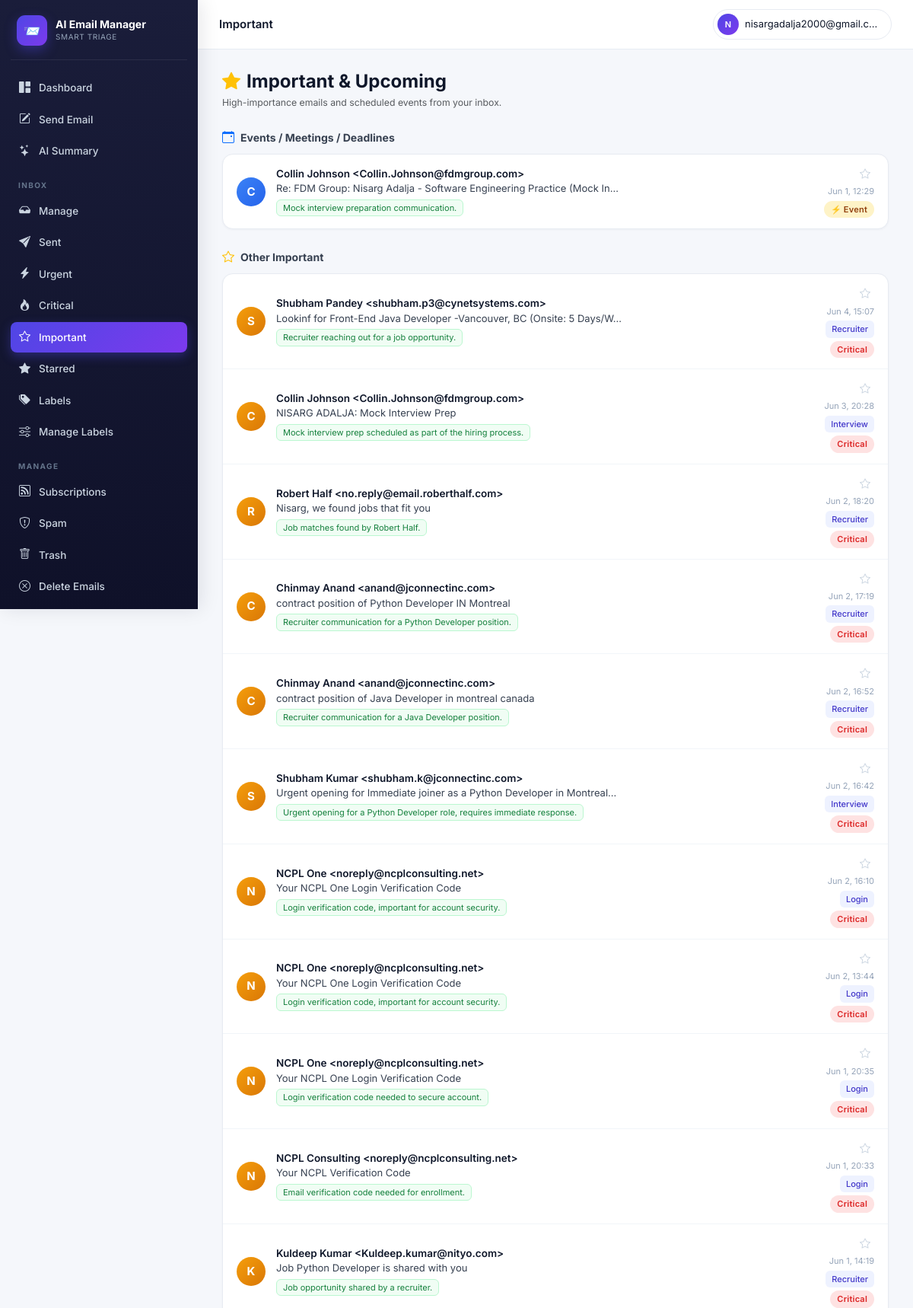
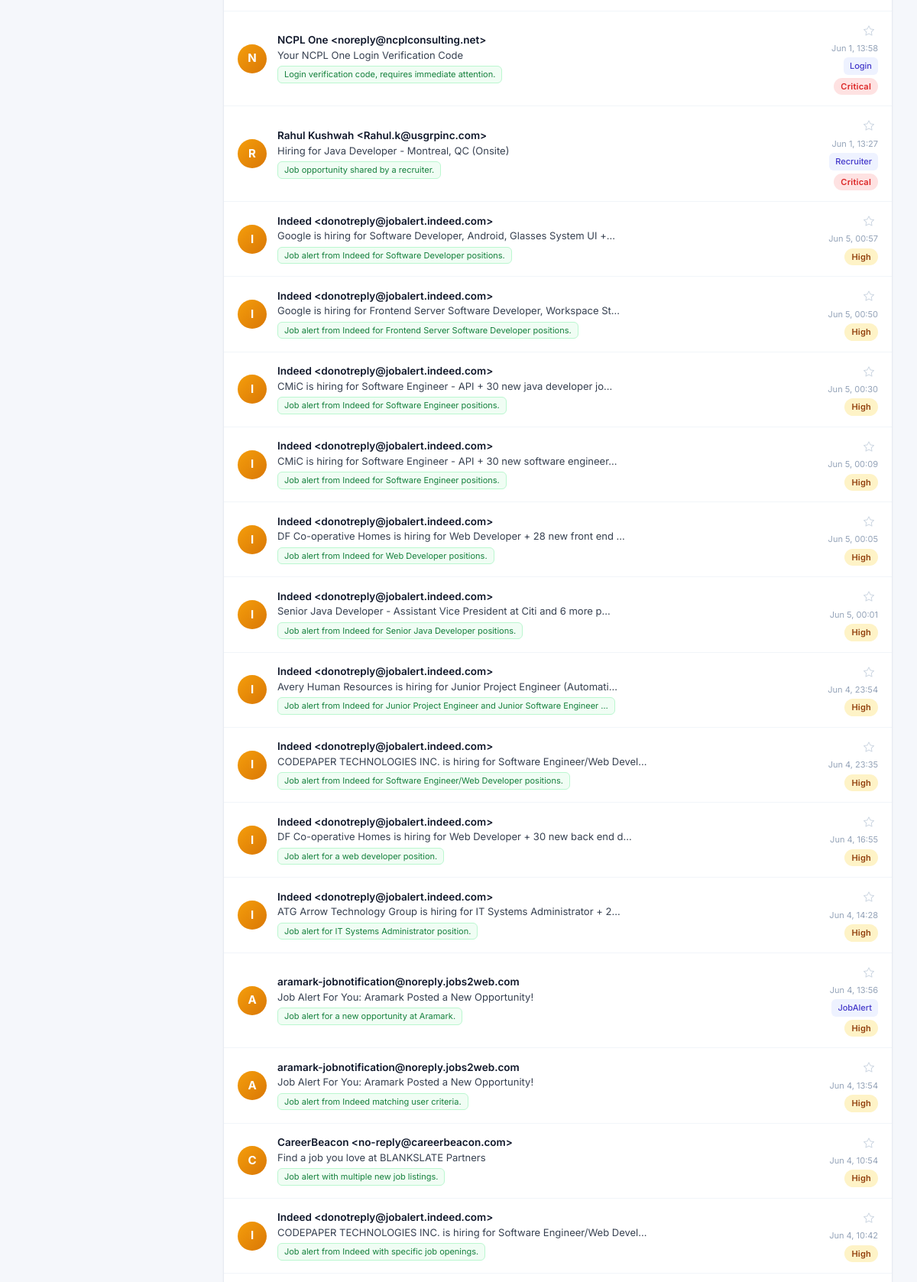
Screenshot of /accounts/important/ (signed in, upper part) with the database file from the repository (2 pictures, top to bottom).
### accounts/models.py (models this page shows, shortened)
class ClassifiedEmail(models.Model):
    user            = models.ForeignKey(User, on_delete=models.CASCADE, related_name="classified_emails")
    gmail_id        = models.CharField(max_length=64)
    thread_id       = models.CharField(max_length=64, blank=True)
    subject         = models.CharField(max_length=500, blank=True)
    sender          = models.CharField(max_length=300, blank=True)
    sender_email    = models.CharField(max_length=200, blank=True)
    snippet         = models.TextField(blank=True)
    received_at     = models.DateTimeField(null=True, blank=True)
    category        = models.ForeignKey(EmailCategory, on_delete=models.SET_NULL, null=True, blank=True)
    custom_category = models.ForeignKey(UserCustomCategory, on_delete=models.SET_NULL, null=True, blank=True)
    importance      = models.IntegerField(default=3)
    is_urgent       = models.BooleanField(default=False)
    is_event        = models.BooleanField(default=False)
    event_when      = models.CharField(max_length=120, blank=True)
    reason          = models.TextField(blank=True)
    action_taken    = models.CharField(max_length=16, default="kept")
    unsubscribe_url = models.URLField(max_length=1000, blank=True)
    classified_at   = models.DateTimeField(auto_now_add=True)
    class Meta:
        unique_together = [("user", "gmail_id")]
        indexes = [models.Index(fields=["user", "-received_at"])]

class EmailCategory(models.Model):
    slug         = models.SlugField(max_length=64, unique=True)
    name         = models.CharField(max_length=120)
    short_label  = models.CharField(max_length=32)
    group        = models.CharField(max_length=64)
    description  = models.TextField(blank=True)
    default_tier = models.CharField(max_length=16, choices=TIER_CHOICES, default="normal")

### accounts/views.py (the view)
# urls.py: path("important/",        views.important_view,  name="important"),
@login_required
def important_view(request):
    base = (ClassifiedEmail.objects.filter(user=request.user, importance__gte=4)
            .select_related("category"))
    events = base.filter(is_event=True).order_by("-importance", "-received_at")[:50]
    others = base.filter(is_event=False).order_by("-importance", "-received_at")[:50]
    return render(request, "important.html", {"events": events, "others": others})

### accounts/context_processors.py (called while the page is built)
def active_job(request):
    if not request.user.is_authenticated:
        return {}
    job = (ClassificationJob.objects
           .filter(user=request.user, status__in=["pending", "running"])
           .order_by("-id").first())
    return {"global_active_job": job}

### templates/important.html (shortened to what this page needs)
{% extends "base.html" %}{% block title %}Important{% endblock %}
{% block topbar_title %}Important{% endblock %}
{% block body %}
<div class="mb-4">
  <h4 class="mb-1 fw-bold" style="color:#0f172a"><i class="bi bi-star-fill text-warning me-2"></i>Important & Upcoming</h4>
  <p class="text-muted small mb-0">High-importance emails and scheduled events from your inbox.</p>
</div>
{% if events %}
<div class="mb-4">
  <div class="imp-section-title"><i class="bi bi-calendar-event text-primary"></i> Events / Meetings / Deadlines</div>
  <div class="card-modern p-0">
    <ul class="elist">
      {% for e in events %}
        <li class="elist-item" onclick="window.location='{% url 'email_detail' e.gmail_id %}?back=important'">
          <div class="elist-avatar" style="background:linear-gradient(135deg,#3b82f6,#2563eb)">{{ e.sender|slice:":1"|upper }}</div>
          <div class="elist-body">
            <div class="elist-sender">{{ e.sender|truncatechars:45 }}</div>
            <div class="elist-subject">{{ e.subject|truncatechars:70 }}</div>
            {% if e.reason %}<span class="reason-chip">{{ e.reason|truncatechars:80 }}</span>{% endif %}
          </div>
          <div class="elist-meta">
            <button class="star-btn" data-mid="{{ e.gmail_id }}" data-starred="0" onclick="toggleStar(event,this)" title="Star this email"><i class="bi bi-star"></i></button>
            <span class="elist-time local-ts" data-ts="{{ e.received_at|date:'c' }}">{{ e.received_at|date:"M d, H:i" }}</span>
            <span class="badge-tier tier-important">⚡ Event</span>
          </div>
        </li>
      {% empty %}
        <li class="elist-empty" style="padding:28px"><i class="bi bi-calendar"></i><strong>No upcoming events</strong></li>
      {% endfor %}
    </ul>
  </div>
</div>
{% endif %}
<div>
  <div class="imp-section-title"><i class="bi bi-star text-warning"></i> Other Important</div>
  <div class="card-modern p-0">
    <ul class="elist">
      {% for e in others %}
        <li class="elist-item" onclick="window.location='{% url 'email_detail' e.gmail_id %}?back=important'">
          <div class="elist-avatar" style="background:linear-gradient(135deg,#f59e0b,#d97706)">{{ e.sender|slice:":1"|upper }}</div>
          <div class="elist-body">
            <div class="elist-sender">{{ e.sender|truncatechars:45 }}</div>
            <div class="elist-subject">{{ e.subject|truncatechars:70 }}</div>
            {% if e.reason %}<span class="reason-chip">{{ e.reason|truncatechars:80 }}</span>{% endif %}
          </div>
          <div class="elist-meta">
            <button class="star-btn" data-mid="{{ e.gmail_id }}" data-starred="0" onclick="toggleStar(event,this)" title="Star this email"><i class="bi bi-star"></i></button>
            <span class="elist-time local-ts" data-ts="{{ e.received_at|date:'c' }}">{{ e.received_at|date:"M d, H:i" }}</span>
            {% if e.category %}<span class="badge-cat">{{ e.category.short_label }}</span>{% endif %}
            {% if e.importance >= 5 %}<span class="badge-tier tier-critical">Critical</span>
            {% else %}<span class="badge-tier tier-important">High</span>{% endif %}
          </div>
        </li>
      {% empty %}
        <li class="elist-empty">
          <i class="bi bi-star"></i>
          <strong>No important emails yet</strong>
          <p class="small mt-1 mb-0">Run AI classification to surface high-importance emails.</p>
        </li>
      {% endfor %}
    </ul>
  </div>
</div>
{% endblock %}

### templates/base.html (shortened to what this page needs)
{% load static %}
<!doctype html>
<html lang="en">
<head>
<link href="https://cdn.jsdelivr.net/npm/bootstrap@5.3.3/dist/css/bootstrap.min.css" rel="stylesheet">
<link href="https://cdn.jsdelivr.net/npm/bootstrap-icons@1.11.3/font/bootstrap-icons.css" rel="stylesheet">
</head>
<body>
<div class="app-shell">
  <aside class="sidebar" id="sidebar">
    <div class="brand">
      <div class="brand-logo">📨</div>
      <div>
        <div class="brand-name">AI Email Manager</div>
        <div class="brand-sub">Smart triage</div>
      </div>
    </div>
    <nav>
      <a class="side-link {% if request.resolver_match.url_name == 'dashboard' %}active{% endif %}" href="{% url 'dashboard' %}">
        <i class="bi bi-grid-1x2-fill"></i> Dashboard
      </a>
      <button class="side-link" style="background:none;border:none;width:100%;cursor:pointer;text-align:left"
              onclick="openComposeModal()">
        <i class="bi bi-pencil-square"></i> Send Email
      </button>
      <a class="side-link {% if request.resolver_match.url_name == 'email_summary' %}active{% endif %}" href="{% url 'email_summary' %}">
        <i class="bi bi-stars"></i> AI Summary
      </a>
      <div class="side-section">Inbox</div>
      <a class="side-link {% if request.resolver_match.url_name == 'manage_emails' %}active{% endif %}" href="{% url 'manage_emails' %}">
        <i class="bi bi-inbox-fill"></i> Manage
      </a>
      <a class="side-link {% if request.resolver_match.url_name == 'sent' %}active{% endif %}" href="{% url 'sent' %}">
        <i class="bi bi-send-fill"></i> Sent
      </a>
      <a class="side-link {% if request.resolver_match.url_name == 'action_needed' %}active{% endif %}" href="{% url 'action_needed' %}">
        <i class="bi bi-lightning-charge-fill"></i> Urgent
      </a>
      <a class="side-link {% if request.resolver_match.url_name == 'urgent' %}active{% endif %}" href="{% url 'urgent' %}">
        <i class="bi bi-fire"></i> Critical
      </a>
      <a class="side-link {% if request.resolver_match.url_name == 'important' %}active{% endif %}" href="{% url 'important' %}">
        <i class="bi bi-star"></i> Important
      </a>
      <a class="side-link {% if request.resolver_match.url_name == 'starred' %}active{% endif %}" href="{% url 'starred' %}">
        <i class="bi bi-star-fill"></i> Starred
      </a>
      <a class="side-link {% if request.resolver_match.url_name == 'labels' %}active{% endif %}" href="{% url 'labels' %}">
        <i class="bi bi-tags-fill"></i> Labels
      </a>
      <a class="side-link {% if request.resolver_match.url_name == 'manage_labels' %}active{% endif %}" href="{% url 'manage_labels' %}">
        <i class="bi bi-sliders"></i> Manage Labels
      </a>
      <div class="side-section">Manage</div>
      <a class="side-link {% if request.resolver_match.url_name == 'subscriptions' %}active{% endif %}" href="{% url 'subscriptions' %}">
        <i class="bi bi-rss"></i> Subscriptions
      </a>
      <a class="side-link {% if request.resolver_match.url_name == 'spam' %}active{% endif %}" href="{% url 'spam' %}">
        <i class="bi bi-shield-exclamation"></i> Spam
      </a>
      <a class="side-link {% if request.resolver_match.url_name == 'trash' %}active{% endif %}" href="{% url 'trash' %}">
        <i class="bi bi-trash"></i> Trash
      </a>
      <a class="side-link {% if request.resolver_match.url_name == 'delete_emails' %}active{% endif %}" href="{% url 'delete_emails' %}">
        <i class="bi bi-x-circle"></i> Delete Emails
      </a>
      <div class="side-section">Settings</div>
    </nav>
  </aside>
  <div class="main-wrap">
    <header class="topbar">
      <div class="topbar-left">
        <div class="topbar-title">{% block topbar_title %}{% endblock %}</div>
      </div>
      <div class="topbar-right">
        <div class="dropdown">
          <button class="user-chip dropdown-toggle" data-bs-toggle="dropdown" aria-expanded="false">
            <span class="user-avatar">{{ user.email|slice:":1"|upper }}</span>
            <span class="d-none d-sm-inline" style="max-width:180px;overflow:hidden;text-overflow:ellipsis;white-space:nowrap">{{ user.email }}</span>
          </button>
        </div>
      </div>
    </header>
    <main class="main">
      {% block body %}{% endblock %}
    </main>
  </div>
</div>
</body>
</html>

### templates/important.html (style rules this page uses)
.imp-section-title { display:flex;align-items:center;gap:8px;font-size:14px;font-weight:700;color:#374151;margin:0 0 10px }
.imp-section-title i { font-size:16px }
.reason-chip { background:#f0fdf4;color:#15803d;border:1px solid #bbf7d0;border-radius:6px;font-size:11px;padding:2px 8px;margin-top:4px;display:inline-block }

### rows the page displays
ClassifiedEmail: sender "C", sender "Collin Johnson <Collin.Johnson@fdmgroup.com>", subject "Re: FDM Group: Nisarg Adalja - Software Engineering Practice (Mock In…", reason "Mock interview preparation communication."
ClassifiedEmail: sender "S", sender "Shubham Pandey <shubham.p3@cynetsystems.com>", subject "Lookinf for Front-End Java Developer -Vancouver, BC (Onsite: 5 Days/W…", reason "Recruiter reaching out for a job opportunity.", category.short_label "Recruiter", importance "Critical"
ClassifiedEmail: sender "C", sender "Collin Johnson <Collin.Johnson@fdmgroup.com>", subject "NISARG ADALJA: Mock Interview Prep", reason "Mock interview prep scheduled as part of the hiring process.", category.short_label "Interview", importance "Critical"
ClassifiedEmail: sender "R", sender "Robert Half <no.reply@email.roberthalf.com>", subject "Nisarg, we found jobs that fit you", reason "Job matches found by Robert Half.", category.short_label "Recruiter", importance "Critical"
ClassifiedEmail: sender "C", sender "Chinmay Anand <anand@jconnectinc.com>", subject "contract position of Python Developer IN Montreal", reason "Recruiter communication for a Python Developer position.", category.short_label "Recruiter", importance "Critical"
ClassifiedEmail: sender "C", sender "Chinmay Anand <anand@jconnectinc.com>", subject "contract position of Java Developer in montreal canada", reason "Recruiter communication for a Java Developer position.", category.short_label "Recruiter", importance "Critical"
ClassifiedEmail: sender "S", sender "Shubham Kumar <shubham.k@jconnectinc.com>", subject "Urgent opening for Immediate joiner as a Python Developer in Montreal…", reason "Urgent opening for a Python Developer role, requires immediate response.", category.short_label "Interview", importance "Critical"
ClassifiedEmail: sender "N", sender "NCPL One <noreply@ncplconsulting.net>", subject "Your NCPL One Login Verification Code", reason "Login verification code, important for account security.", category.short_label "Login", importance "Critical"
ClassifiedEmail: sender "N", sender "NCPL One <noreply@ncplconsulting.net>", subject "Your NCPL One Login Verification Code", reason "Login verification code, important for account security.", category.short_label "Login", importance "Critical"
ClassifiedEmail: sender "N", sender "NCPL One <noreply@ncplconsulting.net>", subject "Your NCPL One Login Verification Code", reason "Login verification code needed to secure account.", category.short_label "Login", importance "Critical"
ClassifiedEmail: sender "N", sender "NCPL Consulting <noreply@ncplconsulting.net>", subject "Your NCPL Verification Code", reason "Email verification code needed for enrollment.", category.short_label "Login", importance "Critical"
ClassifiedEmail: sender "K", sender "Kuldeep Kumar <Kuldeep.kumar@nityo.com>", subject "Job Python Developer is shared with you", reason "Job opportunity shared by a recruiter.", category.short_label "Recruiter", importance "Critical"
ClassifiedEmail: sender "N", sender "NCPL One <noreply@ncplconsulting.net>", subject "Your NCPL One Login Verification Code", reason "Login verification code, requires immediate attention.", category.short_label "Login", importance "Critical"
ClassifiedEmail: sender "R", sender "Rahul Kushwah <Rahul.k@usgrpinc.com>", subject "Hiring for Java Developer - Montreal, QC (Onsite)", reason "Job opportunity shared by a recruiter.", category.short_label "Recruiter", importance "Critical"
ClassifiedEmail: sender "I", sender "Indeed <donotreply@jobalert.indeed.com>", subject "Google is hiring for Software Developer, Android, Glasses System UI +…", reason "Job alert from Indeed for Software Developer positions.", importance "High"
ClassifiedEmail: sender "I", sender "Indeed <donotreply@jobalert.indeed.com>", subject "Google is hiring for Frontend Server Software Developer, Workspace St…", reason "Job alert from Indeed for Frontend Server Software Developer positions.", importance "High"
ClassifiedEmail: sender "I", sender "Indeed <donotreply@jobalert.indeed.com>", subject "CMiC is hiring for Software Engineer - API + 30 new java developer jo…", reason "Job alert from Indeed for Software Engineer positions.", importance "High"
ClassifiedEmail: sender "I", sender "Indeed <donotreply@jobalert.indeed.com>", subject "CMiC is hiring for Software Engineer - API + 30 new software engineer…", reason "Job alert from Indeed for Software Engineer positions.", importance "High"
ClassifiedEmail: sender "I", sender "Indeed <donotreply@jobalert.indeed.com>", subject "DF Co-operative Homes is hiring for Web Developer + 28 new front end …", reason "Job alert from Indeed for Web Developer positions.", importance "High"
ClassifiedEmail: sender "I", sender "Indeed <donotreply@jobalert.indeed.com>", subject "Senior Java Developer - Assistant Vice President at Citi and 6 more p…", reason "Job alert from Indeed for Senior Java Developer positions.", importance "High"
ClassifiedEmail: sender "I", sender "Indeed <donotreply@jobalert.indeed.com>", subject "Avery Human Resources is hiring for Junior Project Engineer (Automati…", reason "Job alert from Indeed for Junior Project Engineer and Junior Software Engineer …", importance "High"
ClassifiedEmail: sender "I", sender "Indeed <donotreply@jobalert.indeed.com>", subject "CODEPAPER TECHNOLOGIES INC. is hiring for Software Engineer/Web Devel…", reason "Job alert from Indeed for Software Engineer/Web Developer positions.", importance "High"
ClassifiedEmail: sender "I", sender "Indeed <donotreply@jobalert.indeed.com>", subject "DF Co-operative Homes is hiring for Web Developer + 30 new back end d…", reason "Job alert for a web developer position.", importance "High"
ClassifiedEmail: sender "I", sender "Indeed <donotreply@jobalert.indeed.com>", subject "ATG Arrow Technology Group is hiring for IT Systems Administrator + 2…", reason "Job alert for IT Systems Administrator position.", importance "High"
ClassifiedEmail: sender "A", sender "aramark-jobnotification@noreply.jobs2web.com", subject "Job Alert For You: Aramark Posted a New Opportunity!", reason "Job alert for a new opportunity at Aramark.", category.short_label "JobAlert", importance "High"
ClassifiedEmail: sender "A", sender "aramark-jobnotification@noreply.jobs2web.com", subject "Job Alert For You: Aramark Posted a New Opportunity!", reason "Job alert from Indeed matching user criteria.", importance "High"
ClassifiedEmail: sender "C", sender "CareerBeacon <no-reply@careerbeacon.com>", subject "Find a job you love at BLANKSLATE Partners", reason "Job alert with multiple new job listings.", importance "High"
ClassifiedEmail: sender "I", sender "Indeed <donotreply@jobalert.indeed.com>", subject "CODEPAPER TECHNOLOGIES INC. is hiring for Software Engineer/Web Devel…", reason "Job alert from Indeed with specific job openings.", importance "High"

### other values shown
{{ user.email|slice:":1"|upper }} "N"
{{ user.email }} "nisargadalja2000@gmail.c…"
